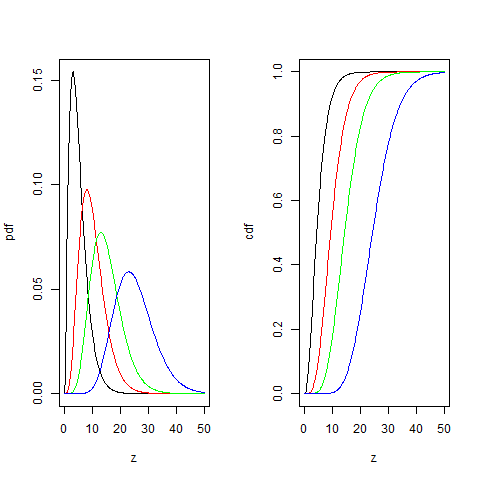

The script that drew this image:
par(mfrow = c(1, 2))

# rv for the chi-squared distribution
z = seq(0, 50, length = 300)                                    

# degrees of freedom 
df = c(5, 10, 15, 25)                                           

# pdf of chi-squared
plot(z, dchisq(z, df[1]), type = 'l', xlab = "z", ylab = "pdf") 
# pdf for df=10
lines(z, dchisq(z, df[2]), col = "red")                         
# pdf for df=15
lines(z, dchisq(z, df[3]), col = "green")                       
# pdf for df=25
lines(z, dchisq(z, df[4]), col = "blue")                        

# order of df as above
# cdf of chi-squared
plot(z, pchisq(z, df[1]), type = 'l', xlab = "z", ylab = "cdf") 
lines(z, pchisq(z, df[2]), col = "red")                         
lines(z, pchisq(z, df[3]), col = "green")                       
lines(z, pchisq(z, df[4]), col = "blue")
